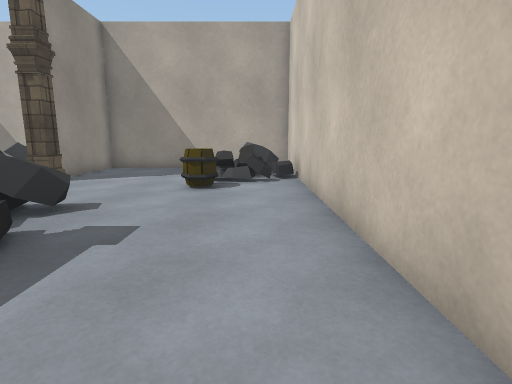
view 1 (above)

16 first-person views from a walk through a 3-D level made in the Unity game engine. The camera is 1.3 m above the floor, tilts 10° down and sees 80° across. The floor is counted in squares, 1 m on a side. Each view is taken from the middle of a square. On the plan, view 1 faces up. The plan holds only what a view shows up to about 14 squares ahead; the rest is blank. The place goes on beyond the plan. The player character is not drawn. Door leaves are left out, so doorways stand open. Some surface patterns are stand-ins.

view 2
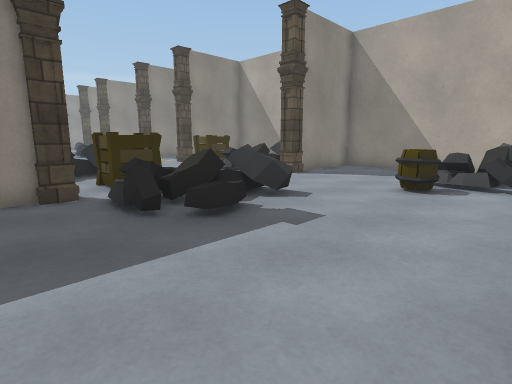

view 3
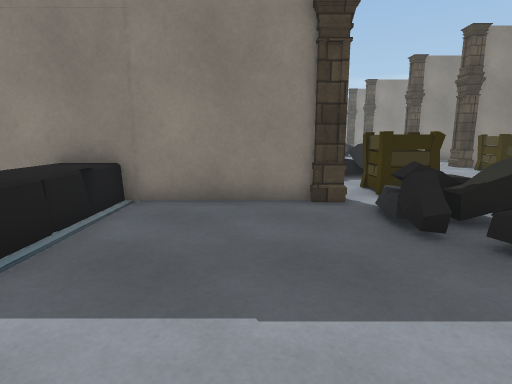

view 4
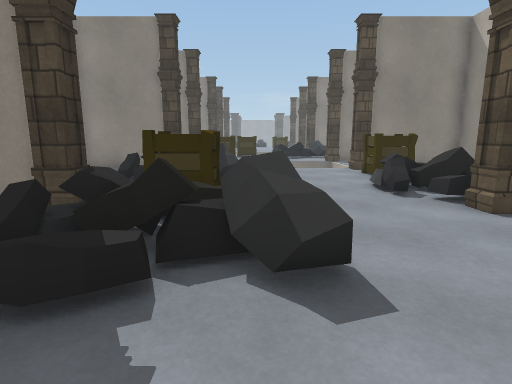

view 5
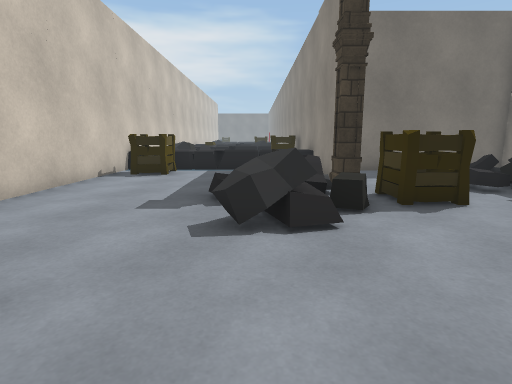

view 6
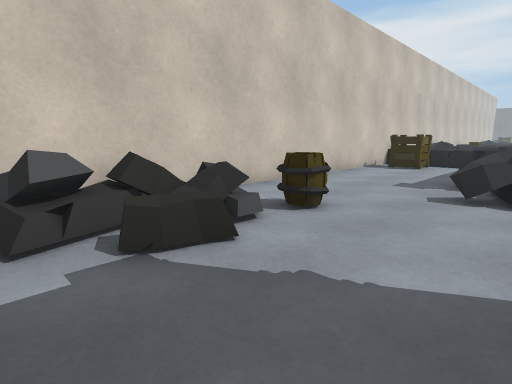

view 7
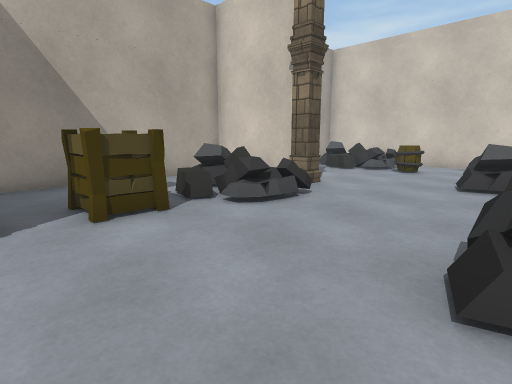

view 8
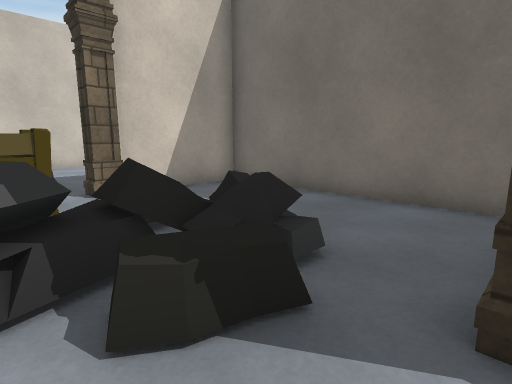

view 9
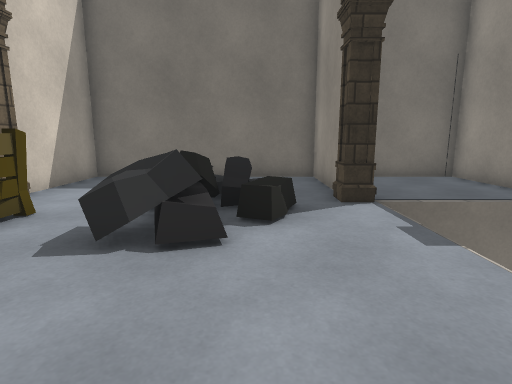

view 10
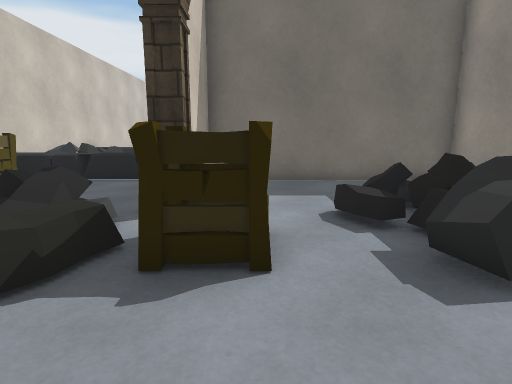

view 11
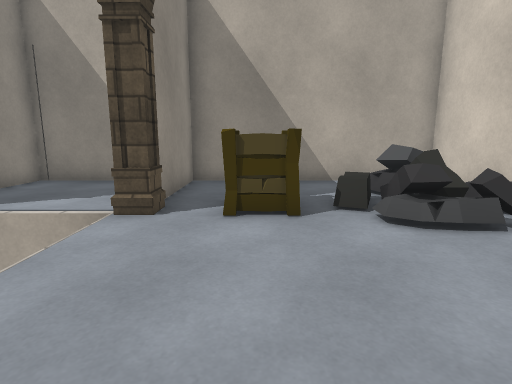

view 12
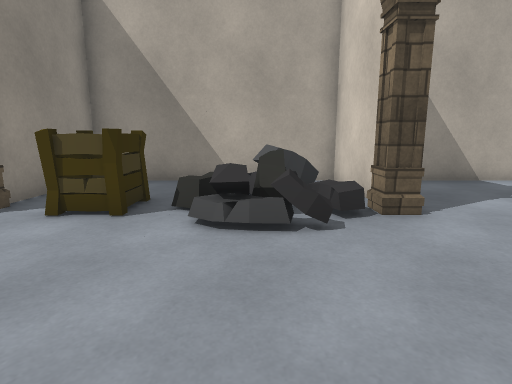

view 13
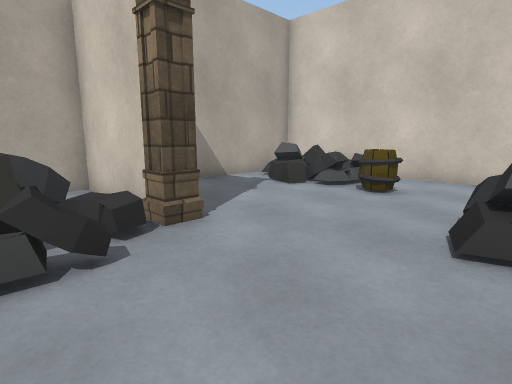

view 14
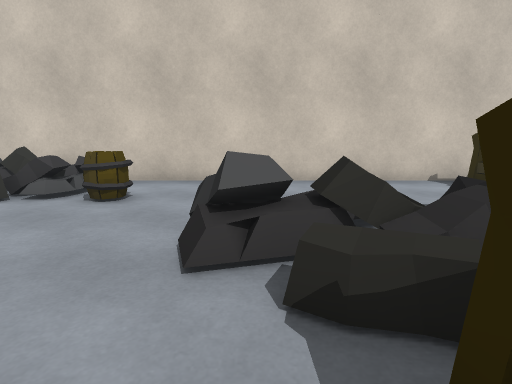

view 15
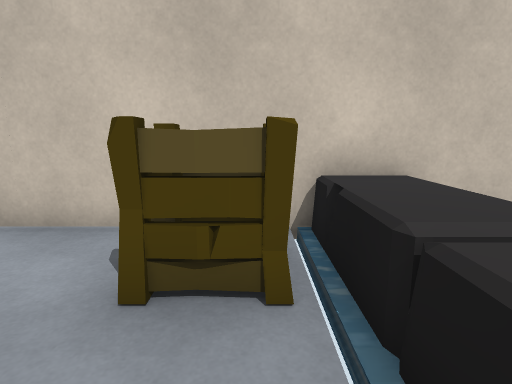

view 16
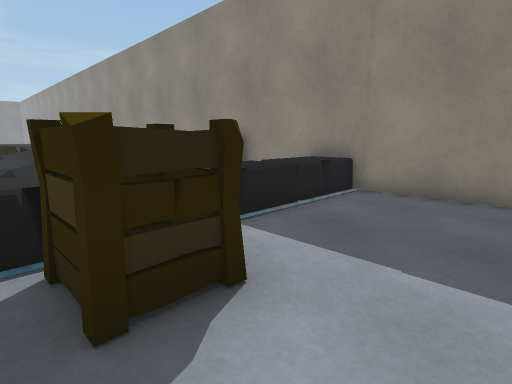

### Floor plan
Key: @ floor where view 1 was taken; # wall or solid block; . floor; v drop or lower ground; P pillar; B box; O other object.
Columns run from 17 left of view 1 to 2 right of it. Each row starts with its distance up from view 1.
 14    #################
 13 ####..... .#.....O #
 12  . #.....  #.....OO#
 11  ..#...OOO #...OOO##
 10  ..#.B.OOOP#....OO##
  9 vvvP.B.OO.PP....O..#
  8   v............OO..#
  7   v................#
  6    ..........O.....#
  5   v.........OO.....#
  4   v...OO.BBO.O.....#
  3   v..OO..BB.O......#
  2 vvvP.OOO..PP.......#
  1  ..#.OO....#.......#
  0  ..#.......#.....@.#
 -1  . #.......#....BB.#
 -2 ####.......#....BB.#
 -3    #######OOOOOOOOO#
 -4           OOOOOOOOO#
 -5           ##     O##

Positions as (right, up) in squares from view 1, and headings:
1: (0, 0), facing up
2: (1, 0), facing up-left
3: (0, 0), facing left
4: (-1, 5), facing left
5: (-4, 10), facing down
6: (-5, 13), facing down-right
7: (-14, 4), facing up-right
8: (-14, 4), facing down-right
9: (-12, 8), facing down
10: (-8, 7), facing down
11: (-12, 4), facing up
12: (-9, 4), facing up
13: (-9, 5), facing up-right
14: (-8, 5), facing right
15: (-3, -2), facing right
16: (1, 1), facing down-left
